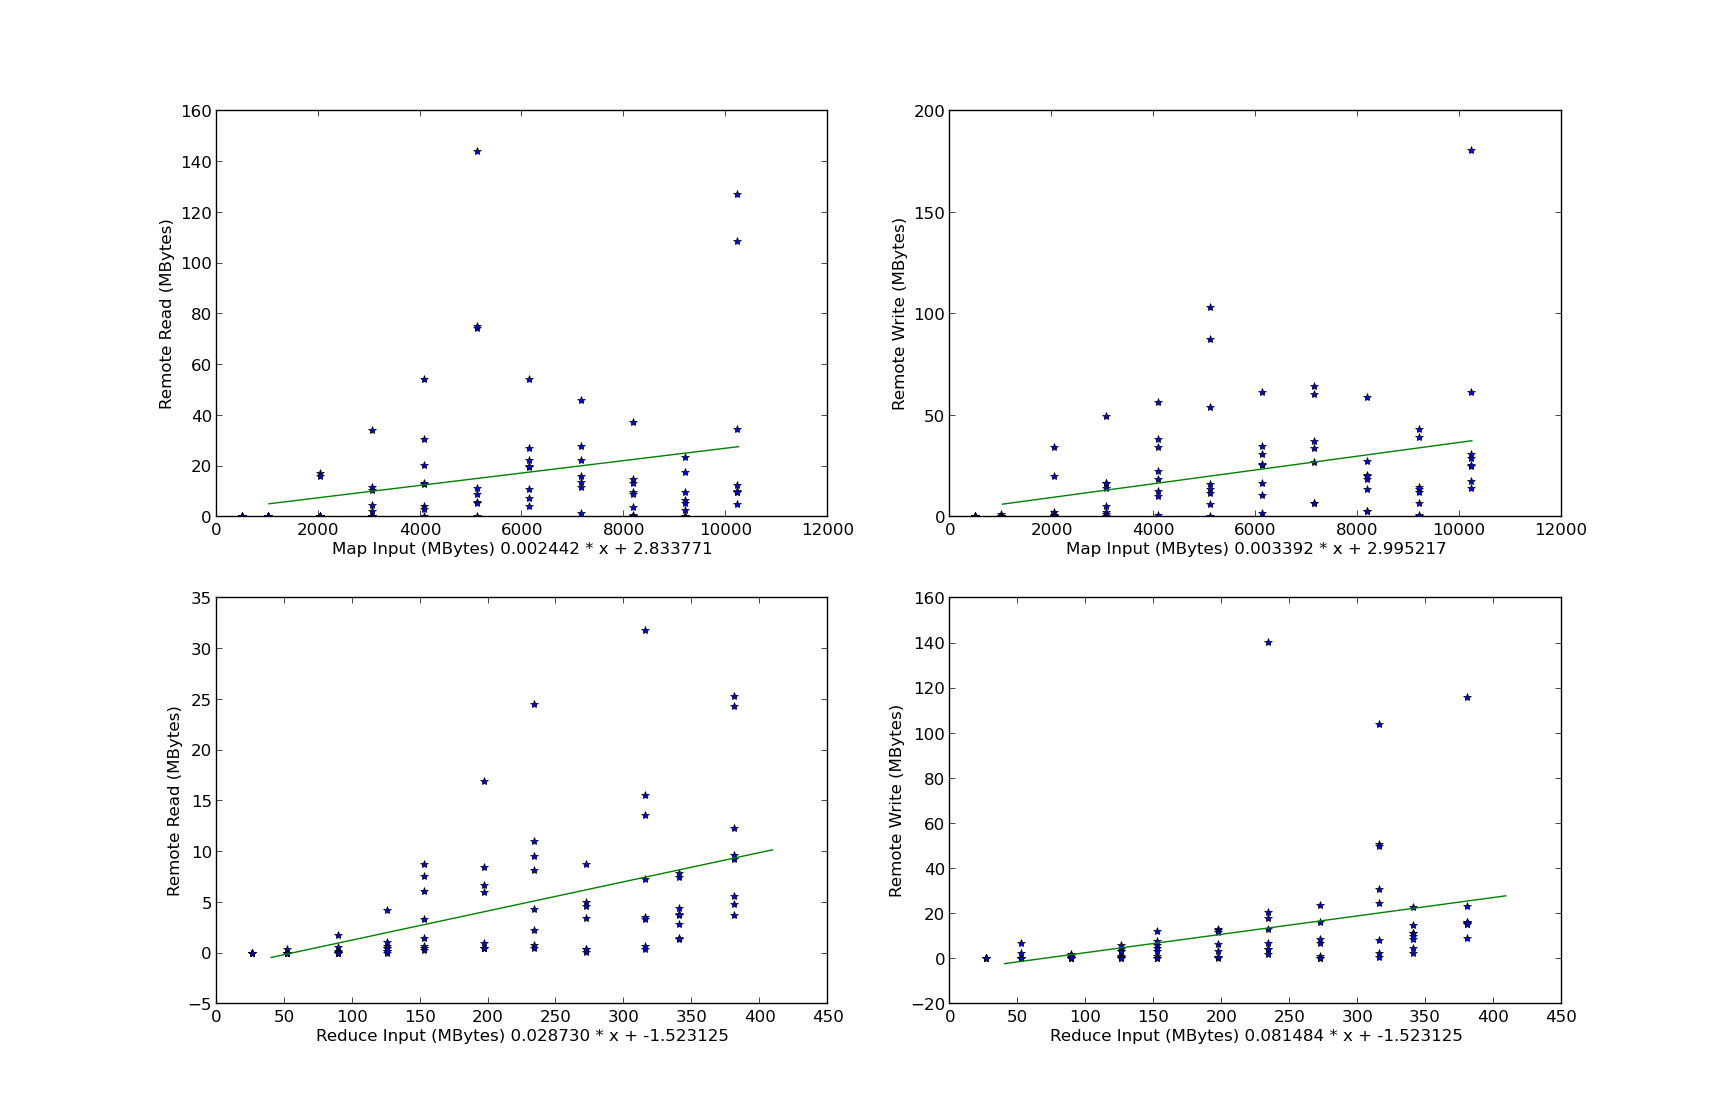

This figure's Python source:
#141206150652 2549262 512 ver: 5 of: 0 mapr: 0 mapw: 0 redr: 0 redw: 0 red_input 28073830 linecount: 0 start 141206150454 mapend: 141206150644 end 141206150652
import numpy as np
import matplotlib.pyplot as plt
#map input, mapr, mapw, redr, redw, red input
data = np.loadtxt("data.txt", usecols=(2, 8, 10, 12, 14, 16), delimiter=" ")

mapr = np.polyfit(data[:,0], data[:,1]/(1024*1024), 1)
mapw = np.polyfit(data[:,0], data[:,2]/(1024*1024), 1)
redr = np.polyfit(data[:,5]/(1024*1024), data[:,3]/(1024*1024), 1)
redw = np.polyfit(data[:,5]/(1024*1024), data[:,4]/(1024*1024), 1)

x = np.array(range(1,11)) * 1024
y_mapr = x * mapr[0] + mapr[1]
plt.subplot(2,2,1)
plt.plot(data[:,0], data[:,1]/(1024*1024), "*", x, y_mapr, "-")
plt.xlabel("Map Input (MBytes) %f * x + %f" % (mapr[0], mapr[1]))
plt.ylabel("Remote Read (MBytes)")

y_mapw = x * mapw[0] + mapw[1]
plt.subplot(2,2,2)
plt.plot(data[:,0], data[:,2]/(1024*1024), "*", x, y_mapw, "-")
plt.xlabel("Map Input (MBytes) %f * x + %f" % (mapw[0], mapw[1]))
plt.ylabel("Remote Write (MBytes)")

x = np.array(range(1,11)) * 1024 /25
y_redr = x * redr[0] + redr[1]
plt.subplot(2,2,3)
plt.plot(data[:,5]/(1024*1024), data[:,3]/(1024*1024), "*", x, y_redr, "-")
plt.xlabel("Reduce Input (MBytes) %f * x + %f" % (redr[0], redr[1]))
plt.ylabel("Remote Read (MBytes)")


y_redw = x * redw[0] + redw[1]
plt.subplot(2,2,4)
plt.plot(data[:,5]/(1024*1024), data[:,4]/(1024*1024), "*", x, y_redw, "-")
plt.xlabel("Reduce Input (MBytes) %f * x + %f" % (redw[0], redr[1]))
plt.ylabel("Remote Write (MBytes)")


print mapr
print mapw
print redr
print redw

plt.show()
